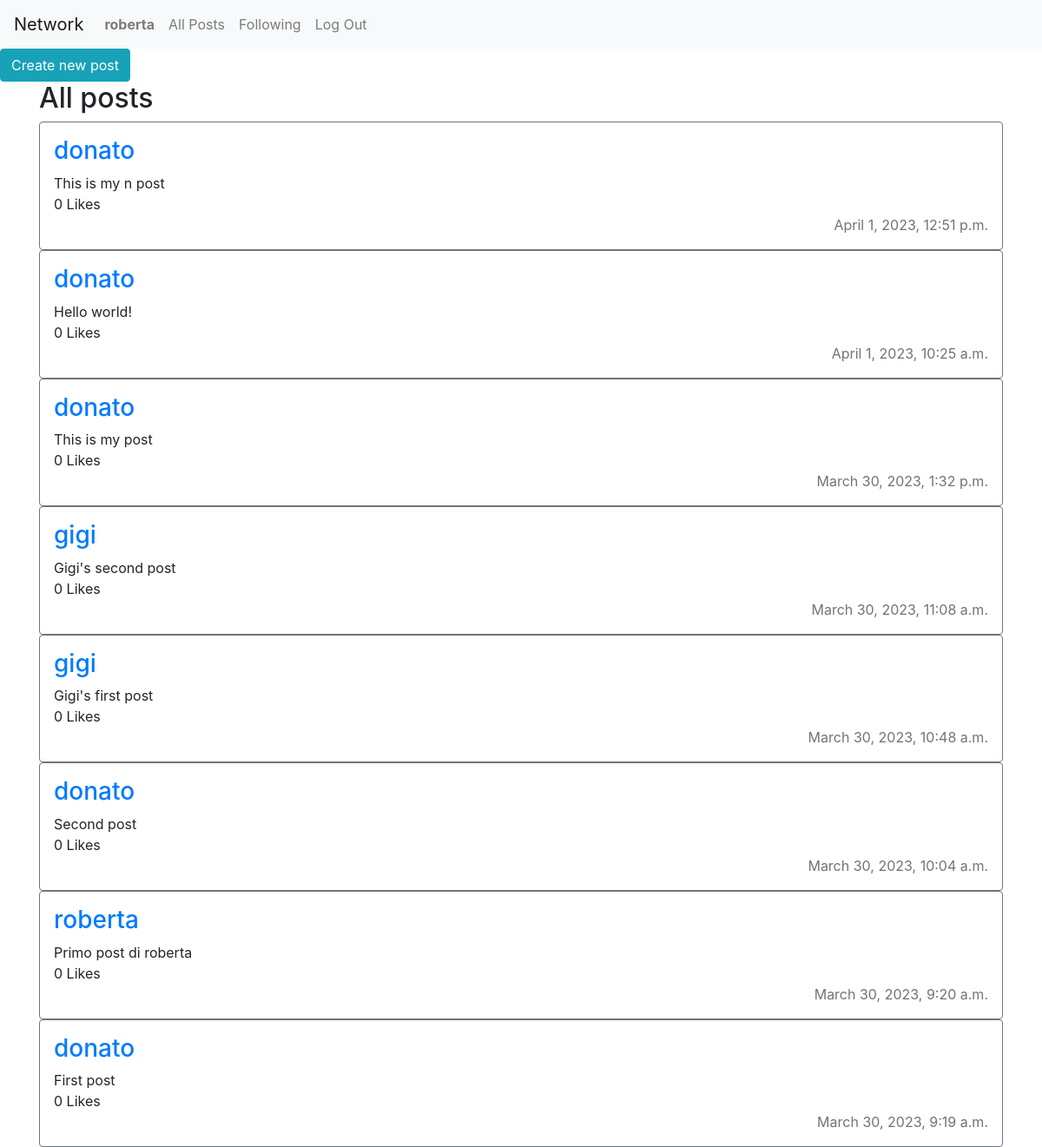
Screenshot of / (signed in) with the database file from the repository.
### network/models.py (models this page shows)
class User(AbstractUser):
    pass

class Post(models.Model):
    user_id = models.ForeignKey(User, on_delete=models.CASCADE)
    content = models.TextField(max_length=280)
    n_likes = models.BigIntegerField(default=0)
    datetime = models.DateTimeField(auto_now_add=True)

### network/views.py (the view)
# urls.py: path("", views.index, name="index"),
def index(request):
    if request.method == 'POST':
        user = User.objects.get(id=request.user.id)
        content = request.POST["new_post_content"]
        new_post = Post(user_id = user, content=content)
        new_post.save()
        return HttpResponseRedirect(reverse("index"))
    else:
        posts = Post.objects.all().order_by('-datetime')
        context = {"posts": posts}
        return render(request, "network/index.html", context)

### network/templates/network/index.html (shortened to what this page needs)
{% extends "network/layout.html" %}
{% block body %}
    <button class="btn btn-info" id="create">Create new post</button>
    <div class="container d-flex flex-column" id="posts">
        <div>
            <h2>All posts</h2>
        </div>
        {% for post in posts %}
        <div class="d-flex flex-column border border-secondary rounded p-3">
            <h3><a href="{% url 'profile' post.user_id %}">{{ post.user_id }}</a></h3>
            <span>{{ post.content }}</span>
            <span>{{ post.n_likes}} Likes</span>
            <span class="text-right text-muted">{{ post.datetime }}</span>
        </div>
        {% endfor %}
    </div>
{% endblock %}

### network/templates/network/layout.html (shortened to what this page needs)
{% load static %}
<!DOCTYPE html>
<html lang="en">
    <head>
        <link rel="stylesheet" href="https://stackpath.bootstrapcdn.com/bootstrap/4.4.1/css/bootstrap.min.css">
        <link href="{% static 'network/styles.css' %}" rel="stylesheet">
    </head>
    <body>
        <nav class="navbar navbar-expand-lg navbar-light bg-light">
            <a class="navbar-brand" href="#">Network</a>
            <div>
              <ul class="navbar-nav mr-auto">
                {% if user.is_authenticated %}
                    <li class="nav-item">
                        <a class="nav-link" href="{% url 'profile' user.username %}"><strong>{{ user.username }}</strong></a>
                    </li>
                {% endif %}
                <li class="nav-item">
                  <a class="nav-link" href="{% url 'index' %}">All Posts</a>
                </li>
                {% if user.is_authenticated %}
                    <li class="nav-item">
                        <a class="nav-link" href="#">Following</a>
                    </li>
                    <li class="nav-item">
                        <a class="nav-link" href="{% url 'logout' %}">Log Out</a>
                    </li>
                {% endif %}
              </ul>
            </div>
          </nav>
        <div class="body">
            {% block body %}
            {% endblock %}
        </div>
    </body>
</html>

### network/static/network/styles.css (style rules this page uses)
.border { border: 1px solid; border-collapse: collapse !important; border-radius: 25%; }

### rows the page displays
User: username "roberta"
Post: user_id "donato", content "This is my n post", n_likes "0", datetime "April 1, 2023, 12:51 p.m."
Post: user_id "donato", content "Hello world!", n_likes "0", datetime "April 1, 2023, 10:25 a.m."
Post: user_id "donato", content "This is my post", n_likes "0", datetime "March 30, 2023, 1:32 p.m."
Post: user_id "gigi", content "Gigi's second post", n_likes "0", datetime "March 30, 2023, 11:08 a.m."
Post: user_id "gigi", content "Gigi's first post", n_likes "0", datetime "March 30, 2023, 10:48 a.m."
Post: user_id "donato", content "Second post", n_likes "0", datetime "March 30, 2023, 10:04 a.m."
Post: user_id "roberta", content "Primo post di roberta", n_likes "0", datetime "March 30, 2023, 9:20 a.m."
Post: user_id "donato", content "First post", n_likes "0", datetime "March 30, 2023, 9:19 a.m."
